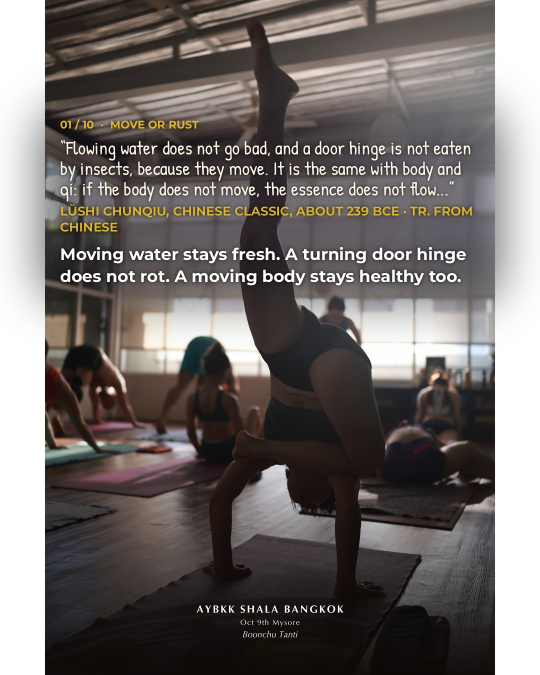
#> input picture bots/media/2026-10-09-stay-active/1/01_9-081.jpg, 1080 x 1350 px (shown at 1/2 size)
$ python -i crop_o4.py   (imports and definitions only)
#> lines starting #> are read from the running program, lines starting #| are printed output that depends on the picture
# 4:5, no side bars, no cut heads. Cut top t + bottom b (t+b=1/6). If the bottom cut hides the
# watermark, lift it from the same photo and paste it back the same distance from the bottom.
from PIL import Image, ImageFilter
import numpy as np, sys, os
sys.path.insert(0, os.path.dirname(os.path.abspath(__file__)))
from ai_edge_litert.interpreter import Interpreter
T={'9-067': 0.0, '9-138': 0.12, '9-002': 0.12, '9-012': 0.0, '9-017': 0.16666666666666666, '9-022': 0.10, '9-027': 0.12, '9-029': 0.0, '9-043': 0.0, '9-053': 0.12, '9-055': 0.12, '9-056': 0.0, '9-060': 0.12, '9-061': 0.12, '9-062': 0.12, '9-065': 0.0, '9-069': 0.12, '9-075': 0.12, '9-076': 0.12, '9-077': 0.0, '9-079': 0.0, '9-081': 0.0, '9-083': 0.12, '9-084': 0.12, '9-087': 0.12, '9-088': 0.0, '9-089': 0.0, '9-091': 0.0, '9-092': 0.035, '9-094': 0.16666666666666666, '9-095': 0.16666666666666666, '9-097': 0.12, '9-098': 0.12, '9-099': 0.16666666666666666, '9-101': 0.12, '9-102': 0.16666666666666666, '9-103': 0.12, '9-107': 0.16666666666666666, '9-110': 0.12, '9-113': 0.16666666666666666, '9-114': 0.12, '9-115': 0.0, '9-120': 0.03, '9-123': 0.12, '9-126': 0.16666666666666666, '9-127': 0.03, '9-130': 0.12, '9-132': 0.12, '9-133': 0.085, '9-136': 0.12}
MOVE={'9-022':0.005,'9-127':0.005,'9-133':0.005}
MOVEX={'9-022': 1008, '9-127': 1160, '9-133': 1160}
# [1 line that did not run here, left out]
# [1 line that did not run here, left out]
def mask(img):
    x=np.asarray(img.convert('RGB').resize((257,257)),dtype=np.float32)/127.5-1
    it.set_tensor(inp['index'],x[None]); it.invoke()
    m=(np.argmax(it.get_tensor(outd['index'])[0],-1)==15).astype(np.uint8)*255
    return Image.fromarray(m).resize((1080,1350),Image.BILINEAR)

# [31 lines not run here, left out]

>>> from PIL import Image
>>> picture = Image.open('1/01_9-081.jpg')
#> picture is the input picture: PIL image 1080x1350 RGB; mean R, G, B 112.7, 107, 104.9
>>> result = mask(picture)
#> in mask, `x=np.asarray(img.convert('RGB').resize((257,257)),dtype=np.float32)/12..`:
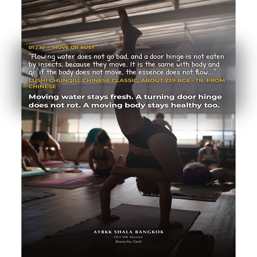
#> x: shape (257, 257, 3) float32; mean R, G, B -0.116, -0.161, -0.178; drawn with min black and max white
#> (the run stopped early here; a loop or call above may not have finished)

$ run again, on bots/media/2026-10-09-stay-active/1/03_9-053.jpg
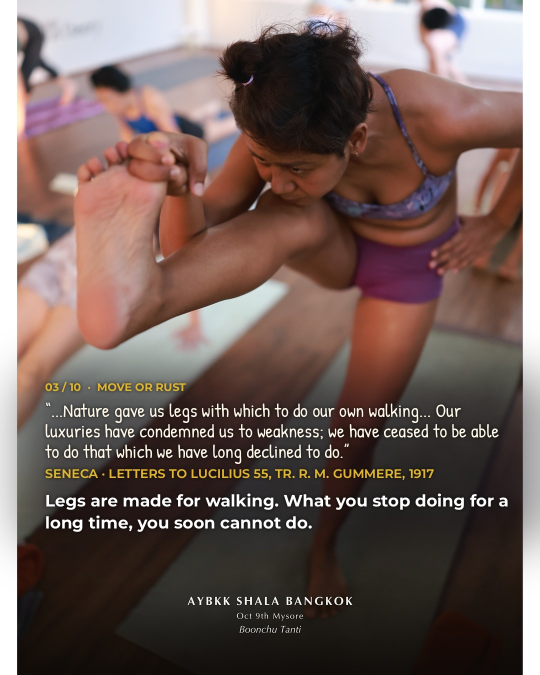
#> input picture bots/media/2026-10-09-stay-active/1/03_9-053.jpg, 1080 x 1350 px (shown at 1/2 size)
#> picture is the input picture: PIL image 1080x1350 RGB; mean R, G, B 112.4, 94, 88.8
#> in mask, `x=np.asarray(img.convert('RGB').resize((257,257)),dtype=np.float32)/12..`:
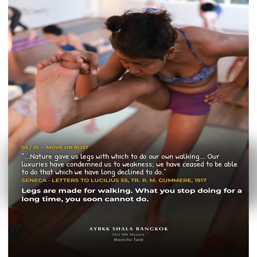
#> x: shape (257, 257, 3) float32; mean R, G, B -0.118, -0.263, -0.304; drawn with min black and max white

$ run again, on bots/media/2026-10-09-stay-active/1/04_9-065.jpg
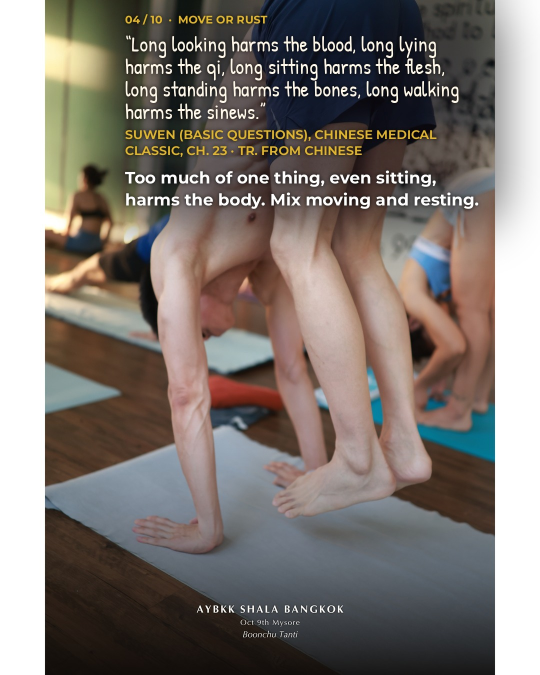
#> input picture bots/media/2026-10-09-stay-active/1/04_9-065.jpg, 1080 x 1350 px (shown at 1/2 size)
#> picture is the input picture: PIL image 1080x1350 RGB; mean R, G, B 127.1, 119.6, 114.2
#> in mask, `x=np.asarray(img.convert('RGB').resize((257,257)),dtype=np.float32)/12..`:
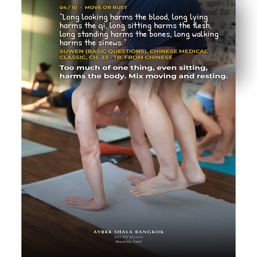
#> x: shape (257, 257, 3) float32; mean R, G, B -0.00345, -0.0622, -0.105; drawn with min black and max white

$ run again, on bots/media/2026-10-09-stay-active/1/05_9-060.jpg
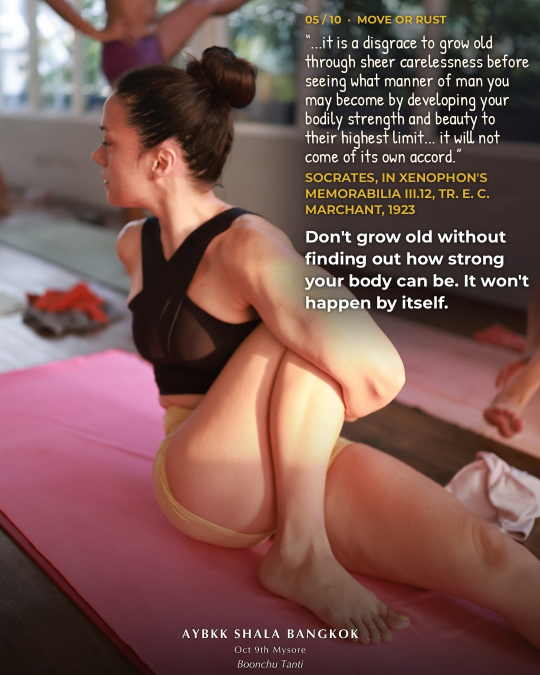
#> input picture bots/media/2026-10-09-stay-active/1/05_9-060.jpg, 1080 x 1350 px (shown at 1/2 size)
#> picture is the input picture: PIL image 1080x1350 RGB; mean R, G, B 119.8, 85.7, 81
#> in mask, `x=np.asarray(img.convert('RGB').resize((257,257)),dtype=np.float32)/12..`:
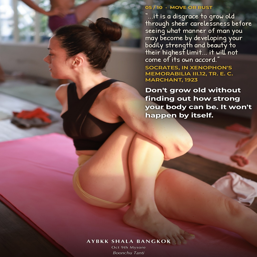
#> x: shape (257, 257, 3) float32; mean R, G, B -0.0603, -0.328, -0.364; drawn with min black and max white
